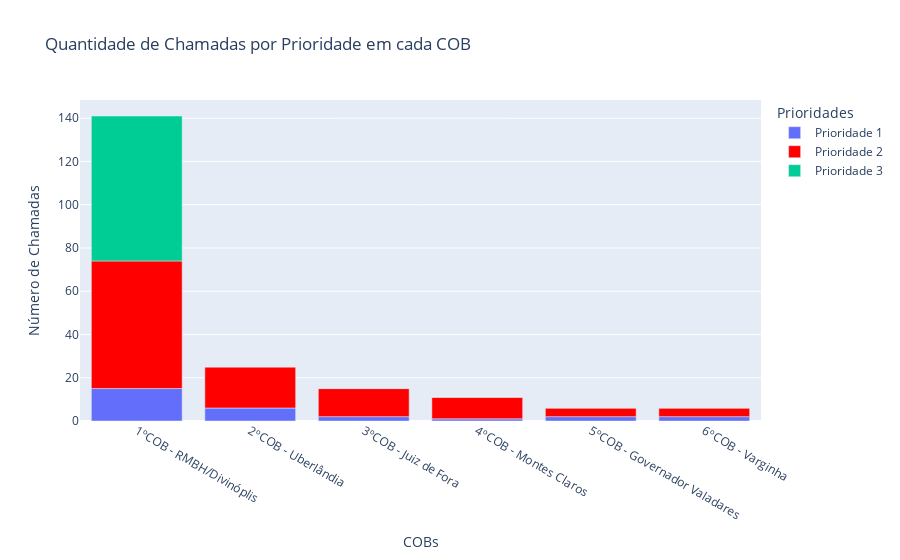

The code cell stored with this chart in its notebook:
### Code cell
# Grafico 1 - Quantidade de Ocorrencias Por Prioridade Por COB

prioridade_por_cob = df.groupby(['COB_nome', 'Prioridade_nome']).size().reset_index(name='Quantidade')
fig3 = px.bar(prioridade_por_cob, x='COB_nome', y='Quantidade', color='Prioridade_nome',
                title='Quantidade de Chamadas por Prioridade em cada COB',
                labels={'Quantidade': 'Número de Chamadas', 'COB_nome': 'COBs', 'Prioridade_nome': 'Prioridades'},
                    color_discrete_sequence=['#636EFA', '#FF0000', '#00CC96'])
fig3.update_layout(
    legend_title_text='Prioridades', legend=dict(traceorder='normal'))

### Figure 1 — Plotly figure (JSON) as saved in the notebook; plotly's stock layout.template omitted (floating-point values rounded to 4 significant figures)
{"data": [{"alignmentgroup": "True", "hovertemplate": "Prioridades=Prioridade 1<br>COBs=%{x}<br>Número de Chamadas=%{y}<extra></extra>", "legendgroup": "Prioridade 1", "marker": {"color": "#636EFA", "pattern": {"shape": ""}}, "name": "Prioridade 1", "offsetgroup": "Prioridade 1", "orientation": "v", "showlegend": true, "textposition": "auto", "type": "bar", "x": ["1ºCOB - RMBH/Divinóplis", "2ºCOB - Uberlândia", "3ºCOB - Juiz de Fora", "4ºCOB - Montes Claros", "5ºCOB - Governador Valadares", "6ºCOB - Varginha"], "xaxis": "x", "y": [15, 6, 2, 1, 2, 2], "yaxis": "y"}, {"alignmentgroup": "True", "hovertemplate": "Prioridades=Prioridade 2<br>COBs=%{x}<br>Número de Chamadas=%{y}<extra></extra>", "legendgroup": "Prioridade 2", "marker": {"color": "#FF0000", "pattern": {"shape": ""}}, "name": "Prioridade 2", "offsetgroup": "Prioridade 2", "orientation": "v", "showlegend": true, "textposition": "auto", "type": "bar", "x": ["1ºCOB - RMBH/Divinóplis", "2ºCOB - Uberlândia", "3ºCOB - Juiz de Fora", "4ºCOB - Montes Claros", "5ºCOB - Governador Valadares", "6ºCOB - Varginha"], "xaxis": "x", "y": [59, 19, 13, 10, 4, 4], "yaxis": "y"}, {"alignmentgroup": "True", "hovertemplate": "Prioridades=Prioridade 3<br>COBs=%{x}<br>Número de Chamadas=%{y}<extra></extra>", "legendgroup": "Prioridade 3", "marker": {"color": "#00CC96", "pattern": {"shape": ""}}, "name": "Prioridade 3", "offsetgroup": "Prioridade 3", "orientation": "v", "showlegend": true, "textposition": "auto", "type": "bar", "x": ["1ºCOB - RMBH/Divinóplis", "2ºCOB - Uberlândia", "3ºCOB - Juiz de Fora", "4ºCOB - Montes Claros", "5ºCOB - Governador Valadares", "6ºCOB - Varginha"], "xaxis": "x", "y": [67, 0, 0, 0, 0, 0], "yaxis": "y"}], "layout": {"barmode": "relative", "legend": {"title": {"text": "Prioridades"}, "tracegroupgap": 0, "traceorder": "normal"}, "title": {"text": "Quantidade de Chamadas por Prioridade em cada COB"}, "xaxis": {"anchor": "y", "domain": [0, 1], "title": {"text": "COBs"}}, "yaxis": {"anchor": "x", "domain": [0, 1], "title": {"text": "Número de Chamadas"}}}}
